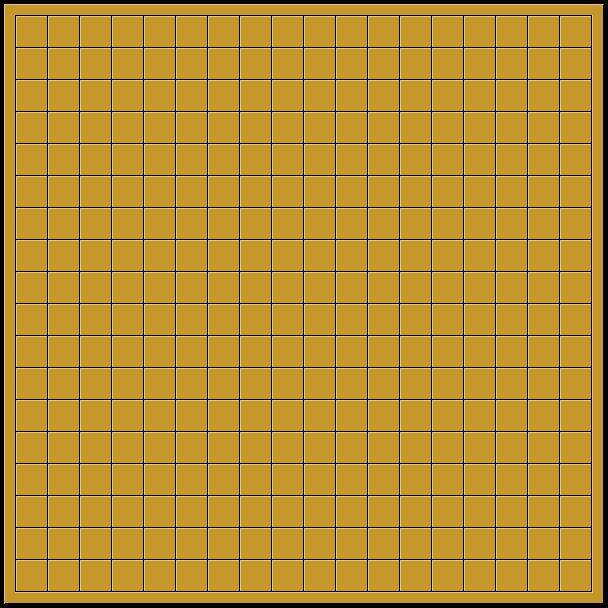

This is a level from a 2D game, rendered from its Tiled map with the project's own tilesets. A one-line summary and the map file follow, with tile-layer data summarised:
An orthogonal 19x19 tile map with 32x32 px tiles, 1 tile layer (Calque de Tile 1).

<map version="1.0" orientation="orthogonal" width="19" height="19" tilewidth="32" tileheight="32">
 <tileset firstgid="1" name="mgRand" tilewidth="32" tileheight="32">
  <image source="mgRand.png" width="128" height="128" />
 </tileset>
 <layer name="Calque de Tile 1" width="19" height="19">
  <data>[361 cells, 361 non-empty, 9 distinct tile ids]</data>
 </layer>
</map>